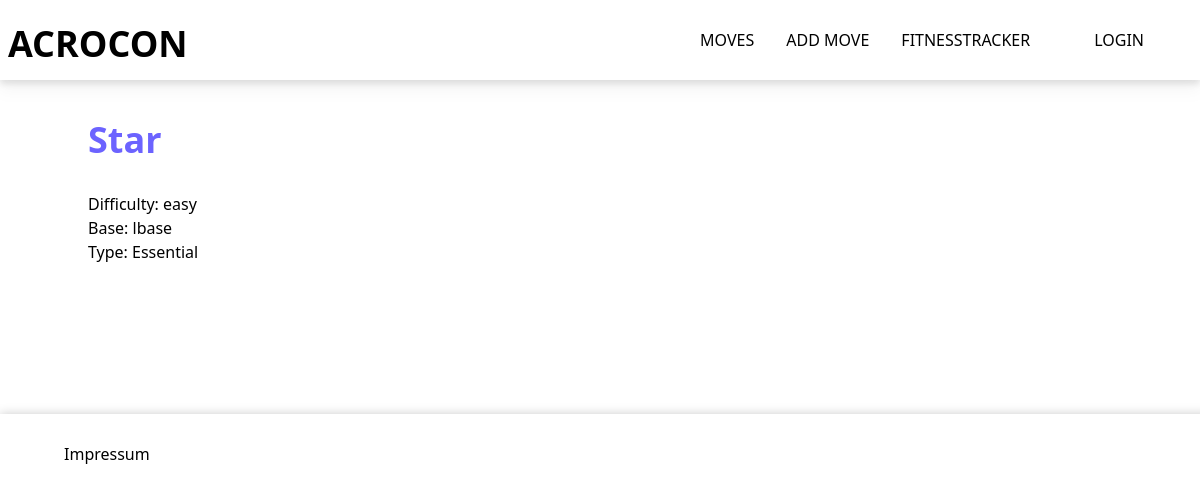
The app's page /moves/exercises/1/ with its own data.
### moves/models.py (models this page shows, shortened)
class Exercise(models.Model):
    DIFFICULTY_CHOICES = (
        ('easy', 'Easy'),
        ('intermediate', 'Intermediate'),
        ('advanced', 'Advanced'),
        ('expert', 'Expert'),
    )
    BASE_CHOICES = (
        ('lbase', 'L-Base'),
        ('standing', 'Standing'),
    )
    TYPE_CHOICES = (
        ('essential', 'Essential'),
        ('not_essential', 'Not Essential'),
    )
    name = models.CharField(max_length=255)
    difficulty = models.CharField(max_length=100, choices=DIFFICULTY_CHOICES)
    base = models.CharField(max_length=100, choices=BASE_CHOICES)
    type = models.CharField(max_length=100, choices=TYPE_CHOICES)
    dance = models.BooleanField(default=False)
    washing_machines = models.BooleanField(default=False)
    flows = models.BooleanField(default=False)
    whips = models.BooleanField(default=False)
    pops = models.BooleanField(default=False)
    counterbalance = models.BooleanField(default=False)
    position = models.BooleanField(default=False)
    variation = models.ForeignKey('self', null=True, blank=True, related_name='variations',
                                  on_delete=models.CASCADE, limit_choices_to={'position': True})
    entrance_from = models.ForeignKey('self', null=True, blank=True, related_name='entrance_from_exercises',
                                      on_delete=models.SET_NULL, limit_choices_to={'position': True})
    entrance_to = models.ForeignKey('self', null=True, blank=True, related_name='entrance_to_exercises',
                                    on_delete=models.SET_NULL, limit_choices_to={'position': True})
    exit_from = models.ForeignKey('self', null=True, blank=True, related_name='exit_from_exercises',
                                  on_delete=models.SET_NULL, limit_choices_to={'position': True})
    exit_to = models.ForeignKey('self', null=True, blank=True, related_name='exit_to_exercises',
                                on_delete=models.SET_NULL, limit_choices_to={'position': True})
    transition_from = models.ForeignKey('self', null=True, blank=True, related_name='transition_from_exercises',
                                        on_delete=models.SET_NULL, limit_choices_to={'position': True})
    transition_to = models.ForeignKey('self', null=True, blank=True, related_name='transition_to_exercises',
                                      on_delete=models.SET_NULL, limit_choices_to={'position': True})
    legit = models.BooleanField(default=False)
    video_url = models.URLField()

### moves/views.py (the view)
def exercise_detail(request, exercise_id):
    exercise = get_object_or_404(Exercise, id=exercise_id)
    return render(request, 'moves/exercise_detail.html', {'exercise': exercise})

### mysite/templatetags/youtube_filters.py (called while the page is built)
@register.filter
def get_youtube_id(value):
    youtube_id_match = re.search(
        r'(?:(?:v=|\/embed\/)|(?:youtu.be\/|v\/|u\/\w\/|embed\/watch\?v=|\&v=|\%3D|%2F[\w\-%]+%2F))(?P<id>[\w\-%]{11})', value)
    if youtube_id_match:
        return youtube_id_match.group('id')
    return None

### mysite/templates/moves/exercise_detail.html
{% extends "base.html" %}
{% load youtube_filters %}
{% block content %}
<div class="container mx-auto mt-[120px]">
    <h2 class="text-4xl font-bold mb-8" style="color: #6C63FF;">{{ exercise.name }}</h2>
    <p>Difficulty: {{ exercise.difficulty }}</p>
    <p>Base: {{ exercise.base }}</p>
    <p>Type: {{ exercise.type }}</p>
    {% if exercise.video_url %}
        <div class="video-container h_iframe">
            <iframe src="https://www.youtube.com/embed/{{ exercise.video_url|get_youtube_id }}" frameborder="0" allow="accelerometer; autoplay; clipboard-write; encrypted-media; gyroscope; picture-in-picture" allowfullscreen></iframe>
        </div>
    {% endif %}
</div>
{% endblock %}

### records on screen
Exercise: name "Star", difficulty "easy", base "lbase", type "Essential"
